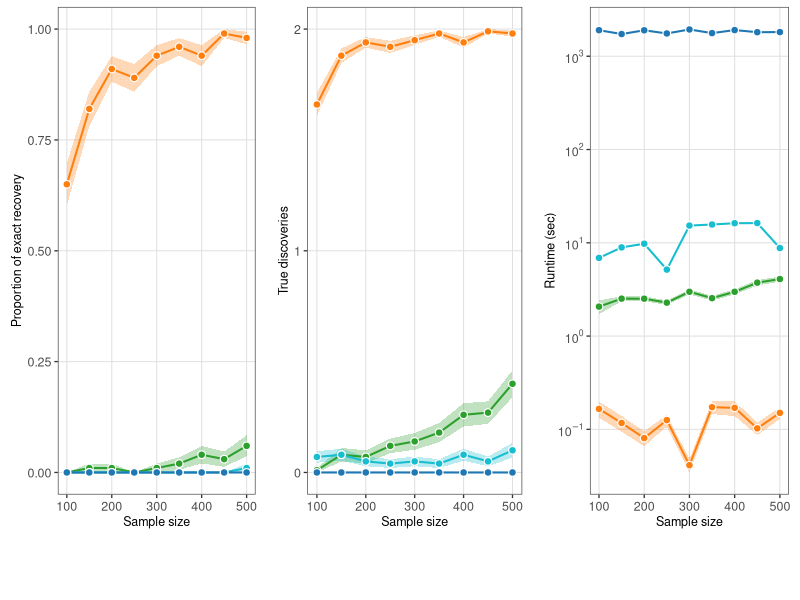
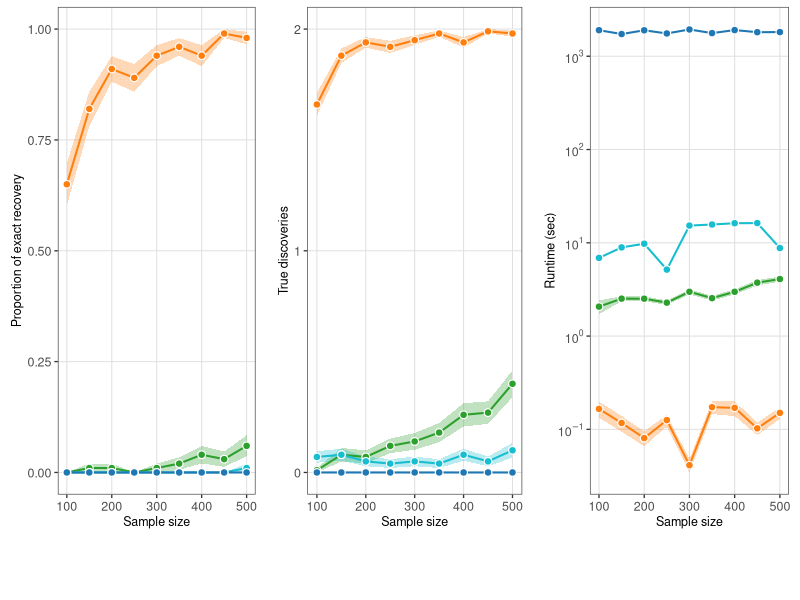

Write R code to recreate these figures, in order.
script_path=sub('^--file=','',grep('^--file=',commandArgs(FALSE),value=TRUE)[1])
if(!is.na(script_path)) setwd(dirname(normalizePath(script_path)))
dir.create('figures',showWarnings=FALSE)
pdf('figures/plot.pdf',width=10,height=5.5)
library(tidyverse)
library(cowplot)

# Read and combine
RS_R <- read_csv("results/RS_R.csv", show_col_types=FALSE)

RS_py <- read_csv("results/RS_py.csv", col_names=FALSE, show_col_types=FALSE) %>%
  set_names(names(RS_R))

RS <- bind_rows(RS_R, RS_py) %>%
  mutate(
    n=as.numeric(n),
    l=as.numeric(l),
    TP=as.numeric(TP),
    time=as.numeric(time),
    discover=tolower(as.character(discover))=="true",
    method=recode(method, "Wasserstein"="WVM"),
    method=recode(method, "nonlinearICP"="nonlinear ICP")
  )


method_levels <- c("nonlinear MIP", "nonlinear ICP", "WVM", "FAIR")

cols <- c(
  "nonlinear MIP"="#FF7F0E",
  "nonlinear ICP"="#2CA02C",
  "WVM"="#17BECF",
  "FAIR"="#1F77B4"
)

pointsize <- 2.2
linewidth <- .7

se <- function(x) {
  x <- x[is.finite(x)]
  if (length(x) > 1) sd(x)/sqrt(length(x)) else 0
}

df <- RS %>%
  mutate(
    method=factor(method, levels=method_levels),
    discover=as.numeric(discover)
  ) %>%
  group_by(n, method) %>%
  summarise(
    disc_se=se(discover), disc_mean=mean(discover, na.rm=TRUE),
    TP_se=se(TP), TP_mean=mean(TP, na.rm=TRUE),
    time_se=se(time), time_mean=mean(time, na.rm=TRUE),
    .groups="drop"
  ) %>%
  mutate(
    disc_lo=pmax(0, disc_mean-disc_se),
    disc_hi=pmin(1, disc_mean+disc_se),
    TP_lo=pmax(0, TP_mean-TP_se),
    TP_hi=TP_mean+TP_se,
    time_lo=pmax(time_mean-time_se, 1e-8),
    time_hi=time_mean+time_se
  )

col_scale <- scale_color_manual(NULL, values=cols, limits=method_levels, drop=FALSE)
fill_scale <- scale_fill_manual(NULL, values=cols, limits=method_levels, drop=FALSE)

base_theme <- theme_bw(base_size=10) +
  theme(
    axis.title=element_text(size=9), axis.text=element_text(size=9),
    panel.grid.major=element_line(color="grey88", linewidth=.35),
    panel.grid.minor=element_blank(),
    panel.border=element_rect(color="grey30", linewidth=.5),
    plot.margin=margin(5, 8, 5, 8),
    legend.position="none"
  )

# Draw MIP last
add_layers <- function(d, y, lo, hi) {
  ds <- list(
    d %>% filter(method!="nonlinear MIP"),
    d %>% filter(method=="nonlinear MIP")
  )
  
  c(
    lapply(ds, \(z)
           geom_ribbon(
             data=z, aes(x=n, ymin=.data[[lo]], ymax=.data[[hi]], fill=method),
             alpha=.3, color=NA
           )),
    unlist(lapply(ds, \(z) list(
      geom_line(
        data=z, aes(x=n, y=.data[[y]], color=method, group=method),
        linewidth=linewidth
      ),
      geom_point(
        data=z, aes(x=n, y=.data[[y]], fill=method),
        shape=21, size=pointsize, stroke=.6, color="white"
      )
    )), recursive=FALSE)
  )
}

d1 <- df %>% filter(is.finite(disc_mean))
d2 <- df %>% filter(is.finite(TP_mean))
d3 <- df %>% filter(is.finite(time_mean), time_mean > 0)

p1 <- ggplot() +
  add_layers(d1, "disc_mean", "disc_lo", "disc_hi") +
  col_scale + fill_scale +
  scale_y_continuous(limits=c(0, 1)) +
  labs(x="Sample size", y="Proportion of exact recovery") +
  base_theme

p2 <- ggplot() +
  add_layers(d2, "TP_mean", "TP_lo", "TP_hi") +
  col_scale + fill_scale +
  scale_y_continuous(limits=c(0, 2), breaks=0:2) +
  labs(x="Sample size", y="True discoveries") +
  base_theme

p3 <- ggplot() +
  add_layers(d3, "time_mean", "time_lo", "time_hi") +
  col_scale + fill_scale +
  scale_y_log10(
    breaks=10^(-3:4),
    labels=scales::label_log(base=10)
  ) +
  labs(x="Sample size", y="Runtime (sec)") +
  base_theme

legend_df <- expand_grid(
  method=factor(method_levels, levels=method_levels),
  x=c(1, 2)
) %>% mutate(y=1)

legend <- get_legend(
  ggplot(legend_df, aes(x, y, group=method)) +
    geom_line(aes(color=method), linewidth=linewidth) +
    geom_point(
      aes(fill=method),
      shape=21, size=pointsize, stroke=.6, color="white"
    ) +
    col_scale + fill_scale +
    theme_void() +
    theme(
      legend.position="bottom",
      legend.text=element_text(size=9),
      legend.key.width=grid::unit(1.1, "cm")
    ) +
    guides(
      color=guide_legend(nrow=1, byrow=TRUE),
      fill=guide_legend(nrow=1, byrow=TRUE)
    )
)

panels <- plot_grid(p1, p2, p3, nrow=1, align="h")
final_plot <- plot_grid(panels, legend, ncol=1, rel_heights=c(1, .12))

final_plot


print(final_plot)
dev.off()
